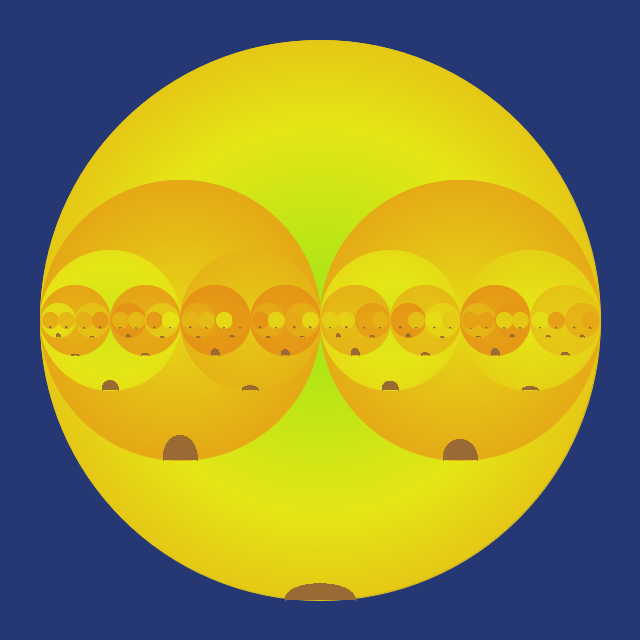
Frame 1 (no input)
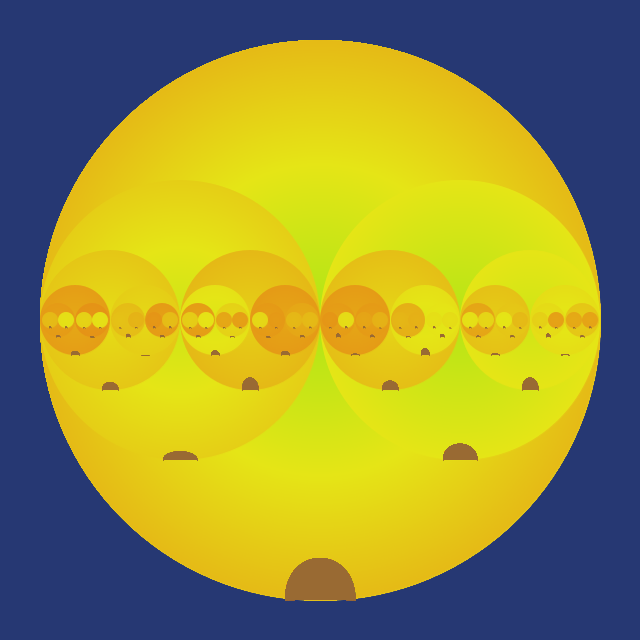
Frame 60 (the mouse pressed at the canvas centre just before this capture)
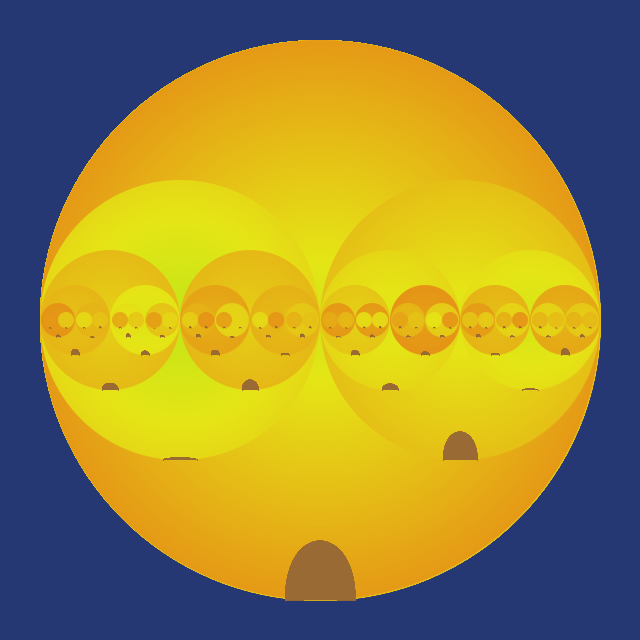
Frame 120 (the mouse held since frame 60 and released just before this capture)

The Processing sketch that drew these frames (run headless with seeded random() and noise(); from frame 60 on, the mouse is pressed at the canvas centre):

// Processing sketch: day2_reccussion
// ── day2_reccussion.pde
void setup() {
  size(640, 640);
  //noLoop();
  background(#263873);
  colorMode(HSB, 360, 100, 100);
  noStroke();
  ellipseMode(RADIUS);
}

void draw() {
  drawCircle(width/2, 280, 6);
  drawFaces(width/2, 280, 6);
}

void drawCircle(int x, int radius, int level) {                    
  //fill(255, 255, 153);
  //stroke(#ffcc00);
  //strokeWeight(2);
  drawGradient(x, height/2, radius);
  //ellipse(x, height/2, radius*2, radius*2);
  //ellipse(width/2, x, radius*2, radius*2);
  if(level > 1) {
  level = level - 1;
  drawCircle(x - radius/2, radius/2, level);
  drawCircle(x + radius/2, radius/2, level);
  }
}

void drawGradient(float x, float y, int radius) {
  //int radius = dim/2;
  float h = random(36, 60);
  for (int r = radius; r > 0; --r) {
    fill(h, 90, 90);
    stroke(h, 90, 90);
    ellipse(x, y, r, r);
    h = (h + 0.1) % 360;
  }
}

void drawFaces(int x, int radius, int level) {                    
  //fill(255, 255, 153);
  //stroke(#ffcc00);
  //strokeWeight(2);
  drawface(x, height/2, radius);
  //ellipse(x, height/2, radius*2, radius*2);
  //ellipse(width/2, x, radius*2, radius*2);
  if(level > 1) {
  level = level - 1;
  drawFaces(x - radius/2, radius/2, level);
  drawFaces(x + radius/2, radius/2, level);
  }
}

void drawface(float x, float y, int radius) {
  //for(float hh = 1.0; hh>=0.3; hh-=0.1){
    float hh = random(0.7, 1.0);
    for (int r = radius; r > 0; --r) {
      fill(#996a33);
      stroke(#996a33);
      strokeWeight(0.1);
      int mouthH = radius;   
      //println(hh);
      bezier(x-radius/8, y+mouthH, x-radius/8, y+mouthH*hh, x+radius/8, y+mouthH*hh, x+radius/8, y+mouthH);
  }
 //}
}
